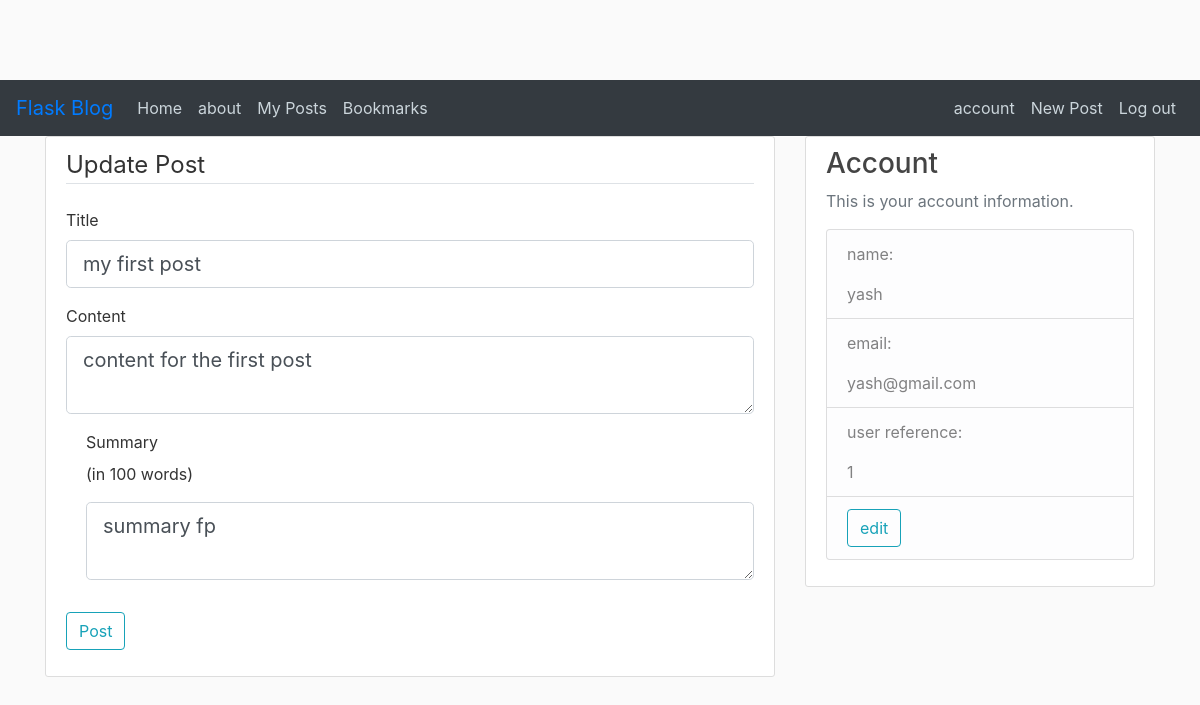
Screenshot of /myposts/2 (signed in) with the database file from the repository.
### flaskblog/models.py (models this page shows, shortened)
class Post(db.Model):
	id = db.Column(db.Integer, primary_key = True)
	title = db.Column(db.String(100), nullable = False)
	summary = db.Column(db.String(100), nullable = False)
	date_posted = db.Column(db.DateTime, nullable = False, default=datetime.utcnow)
	content = db.Column(db.Text, nullable = False)
	user_id = db.Column(db.Integer, db.ForeignKey('user.id'), nullable = False)
	upvotes = db.Column(db.Integer, default=0)
	downvotes = db.Column(db.Integer, default=0)
	comments = db.relationship('Comment', secondary=post_comments, backref=db.backref('posted_on', lazy='dynamic'))

class User(db.Model, UserMixin):
	id = db.Column(db.Integer, primary_key = True)
	username = db.Column(db.String(20), unique = True, nullable = False)
	email = db.Column(db.String(120), unique = True, nullable = False)
	image_file = db.Column(db.String(20), nullable = False, default = 'default.jpg')
	password = db.Column(db.String(60), nullable = False)
	posts = db.relationship('Post', backref = 'author', lazy = True)
	bookmarks = db.relationship('Post', secondary=user_bookmarks, backref=db.backref('users', lazy='dynamic'))
	comments = db.relationship('Comment', backref = 'commenter', lazy= True)
	messages = db.relationship('Message', backref = 'sender', lazy = 'dynamic', foreign_keys = 'Message.uidsender')
	receiver = db.relationship('Message', backref = 'received', lazy = 'dynamic', foreign_keys = 'Message.uidreceiver')

### flaskblog/routes.py (the view)
@app.route("/myposts/<int:post_id>", methods=['GET', 'POST'])
@login_required
def update_post(post_id):
	post = Post.query.get(int(post_id))
	form = PostForm()
	if form.validate_on_submit():
		post.title = form.title.data
		post.content = form.content.data
		post.summary = form.summary.data
		db.session.commit()
		flash('Your post has been updated successfully', 'success')
		return redirect(url_for('myposts'))
	elif request.method == 'GET':
		form.title.data = post.title
		form.content.data = post.content
		form.summary.data = post.summary
	return render_template('create_post.html', title='Update Post', form=form, legend = 'Update Post')

### flaskblog/forms.py
class PostForm(FlaskForm):
	title = StringField('Title', validators=[DataRequired()])
	content = TextAreaField('Content', validators=[DataRequired()])
	summary = TextAreaField('Summary', validators=[DataRequired()])
	submit = SubmitField('Post')

### flaskblog/models.py (called while the page is built)
@login_manager.user_loader
def load_user(user_id):
	return User.query.get(int(user_id))

### flaskblog/templates/create_post.html (shortened to what this page needs)
{% extends "layout.html" %}
{% block content %}
    <div class="content-section">
		<form method="POST" action="">
			<fieldset class="form-group">
				<legend class="border-bottom mb-4">{{ legend }}</legend>
				<div class="form-group">
					{{ form.title.label(class="form-control-label") }}
					{{ form.title(class="form-control form-control-lg") }}
				</div>
				<div class="form-group">
					{{ form.content.label(class="form-control-label") }}
					{{ form.content(class="form-control form-control-lg") }}
				</div>
				<div class="form-check">
					{{ form.summary.label(class="form-control-label") }}
					<p>(in 100 words)<p>
					{{ form.summary(class="form-control form-control-lg") }}
				</div>
			</fieldset>
			<div class="form-group">
				{{ form.submit(class="btn btn-outline-info") }}
			</div>
		</form>
	</div>
{% endblock content %}

### flaskblog/templates/layout.html (shortened to what this page needs)
<!DOCTYPE html>
<html>
<head>
      <link rel="stylesheet" href="https://maxcdn.bootstrapcdn.com/bootstrap/4.0.0/css/bootstrap.min.css">
      <link rel="stylesheet" href="https://use.fontawesome.com/releases/v5.7.0/css/all.css">
    <link rel="stylesheet" type="text/css" href="{{ url_for('static', filename='main.css') }}">
</head>
<body>
    <header class="site-header">
      <nav class="navbar navbar-expand-lg navbar-primary bg-dark">
        <a class="navbar-brand" href="#">Flask Blog</a>
        <div class="collapse navbar-collapse" id="navbarNav">
          <ul class="navbar-nav">
            <li class="nav-item active">
              <a class="nav-link" href="{{ url_for('home') }}">Home <span class="sr-only">(current)</span></a>
            </li>
            <li class="nav-item">
              <a class="nav-link" href="{{ url_for('about') }}">about</a>
            </li>
            {% if current_user.is_authenticated %}
              <li class="nav-item"><a class = "nav-link" href="{{ url_for('myposts') }}">My Posts</a></li>
              <li class="nav-item"><a class = "nav-link" href="{{ url_for('bookmarks', user_id = current_user.id) }}">Bookmarks</a></li>
            {% endif %}
          </ul>
        </div>
            <ul class="nav navbar-nav navbar-right">
              {% if current_user.is_authenticated %}
                <li class="nav-item"><a class = "nav-link" href="{{ url_for('account') }}">account</a></li>
                <li class="nav-item"><a class = "nav-link" href="{{ url_for('new') }}">New Post</a></li>
                <li class="nav-item"><a class = "nav-link" href="{{ url_for('logout') }}">Log out</a></li>
              {% else %}
                <li class="nav-item"><a class = "nav-link" href="{{ url_for('register') }}">sign up</a></li>
                <li class="nav-item"><a class = "nav-link" href="{{ url_for('login') }}">Log in</a></li>
              {% endif %}
          </ul>
      </nav>
    </header>
    <main role="main" class="container">
      <div class="row">
        <div class="col-md-8">
          {% block content %}{% endblock %}
        </div>
        {% if current_user.is_authenticated %}
          <div class="col-md-4">
            <div class="content-section">
              <h3>Account</h3>
              <p class='text-muted'>This is your account information.
                <ul class="list-group">
                  <li class="list-group-item list-group-item-light"><p>name: </p>{{current_user.username}}</li>
                  <li class="list-group-item list-group-item-light"><p>email: </p>{{current_user.email}}</li>
                  <li class="list-group-item list-group-item-light"><p>user reference: </p>{{current_user.id}}</li>
                  <li class="list-group-item list-group-item-light"><a href="{{ url_for('account') }}" class="btn btn-outline-info">edit</a></li>
                </ul>
              </p>
            </div>
          </div>
        {% endif %}
      </div>
    </main>
</body>
</html>

### flaskblog/static/main.css (style rules this page uses)
body { background: #fafafa; color: #333333; margin-top: 5rem; }
h1, h2, h3, h4, h5, h6 { color: #444444; }
.site-header .navbar-nav .nav-link { color: #cbd5db; }
.content-section { background: #ffffff; padding: 10px 20px; border: 1px solid #dddddd; border-radius: 3px; margin-bottom: 20px; }

### rows the page displays
Post: title "my first post", content "content for the first post", summary "summary fp"
User: username "yash", email "yash@gmail.com", id "1"

### other values shown
{{ legend }} "Update Post"
